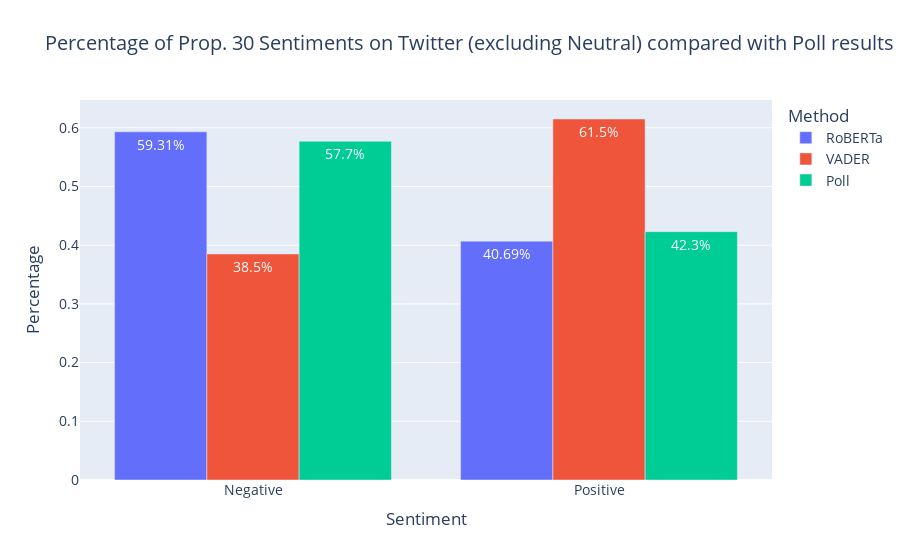

The notebook cell saved with this chart:
### Code cell
fig_combined = px.bar(data_frame=counts_combined_df, 
                 x = 'Sentiment', 
                 y = 'Percentage', 
                 color = 'Method', 
                 barmode = 'group', 
                 title = 'Percentage of Prop. 30 Sentiments on Twitter (excluding Neutral) compared with Poll results', 
                 text = 'Str Percentage')
fig_combined.update_traces(textposition = 'inside', textfont_color = 'white')
fig_combined.update_layout(xaxis = {'categoryorder': 'array', 'categoryarray': ['Negative', 'Positive']},
                      font_size = 14)
fig_combined.show()

### Figure 1 — Plotly figure (JSON) as saved in the notebook; plotly's stock layout.template omitted (floating-point values rounded to 4 significant figures)
{"data": [{"alignmentgroup": "True", "hovertemplate": "Method=RoBERTa<br>Sentiment=%{x}<br>Percentage=%{y}<br>Str Percentage=%{text}<extra></extra>", "legendgroup": "RoBERTa", "marker": {"color": "#636efa", "pattern": {"shape": ""}}, "name": "RoBERTa", "offsetgroup": "RoBERTa", "orientation": "v", "showlegend": true, "text": ["59.31%", "40.69%"], "textfont": {"color": "white"}, "textposition": "inside", "type": "bar", "x": ["Negative", "Positive"], "xaxis": "x", "y": [0.5931, 0.4069], "yaxis": "y"}, {"alignmentgroup": "True", "hovertemplate": "Method=VADER<br>Sentiment=%{x}<br>Percentage=%{y}<br>Str Percentage=%{text}<extra></extra>", "legendgroup": "VADER", "marker": {"color": "#EF553B", "pattern": {"shape": ""}}, "name": "VADER", "offsetgroup": "VADER", "orientation": "v", "showlegend": true, "text": ["61.5%", "38.5%"], "textfont": {"color": "white"}, "textposition": "inside", "type": "bar", "x": ["Positive", "Negative"], "xaxis": "x", "y": [0.615, 0.385], "yaxis": "y"}, {"alignmentgroup": "True", "hovertemplate": "Method=Poll<br>Sentiment=%{x}<br>Percentage=%{y}<br>Str Percentage=%{text}<extra></extra>", "legendgroup": "Poll", "marker": {"color": "#00cc96", "pattern": {"shape": ""}}, "name": "Poll", "offsetgroup": "Poll", "orientation": "v", "showlegend": true, "text": ["57.7%", "42.3%"], "textfont": {"color": "white"}, "textposition": "inside", "type": "bar", "x": ["Negative", "Positive"], "xaxis": "x", "y": [0.577, 0.423], "yaxis": "y"}], "layout": {"barmode": "group", "font": {"size": 14}, "legend": {"title": {"text": "Method"}, "tracegroupgap": 0}, "title": {"text": "Percentage of Prop. 30 Sentiments on Twitter (excluding Neutral) compared with Poll results"}, "xaxis": {"anchor": "y", "categoryarray": ["Negative", "Positive"], "categoryorder": "array", "domain": [0, 1], "title": {"text": "Sentiment"}}, "yaxis": {"anchor": "x", "domain": [0, 1], "title": {"text": "Percentage"}}}}
